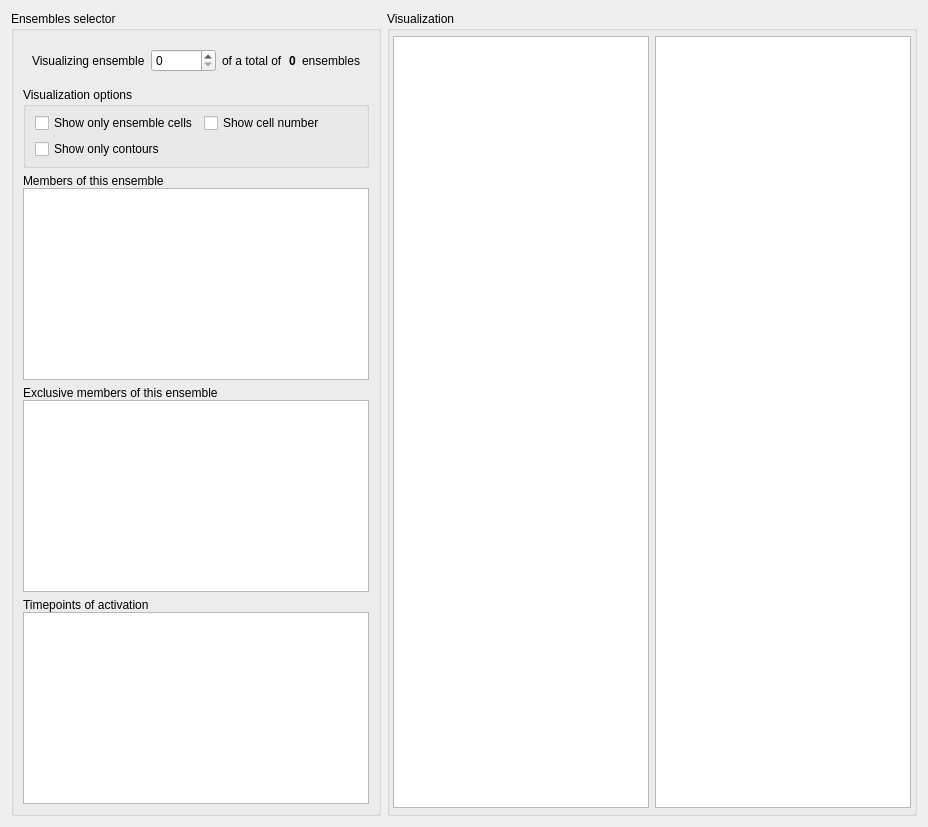
          <widget class="QWidget" name="tab_24">
           <attribute name="title">
            <string>General</string>
           </attribute>
           <layout class="QHBoxLayout" name="horizontalLayout_10">
            <item>
             <widget class="QGroupBox" name="groupBox_22">
              <property name="minimumSize">
               <size>
                <width>370</width>
                <height>0</height>
               </size>
              </property>
              <property name="maximumSize">
               <size>
                <width>370</width>
                <height>16777215</height>
               </size>
              </property>
              <property name="title">
               <string>Ensembles selector</string>
              </property>
              <layout class="QVBoxLayout" name="verticalLayout_27">
               <item>
                <widget class="QWidget" name="widget_12" native="true">
                 <layout class="QHBoxLayout" name="horizontalLayout_24">
                  <item>
                   <widget class="QLabel" name="label_42">
                    <property name="sizePolicy">
                     <sizepolicy hsizetype="Maximum" vsizetype="Preferred">
                      <horstretch>0</horstretch>
                      <verstretch>0</verstretch>
                     </sizepolicy>
                    </property>
                    <property name="text">
                     <string>Visualizing ensemble</string>
                    </property>
                   </widget>
                  </item>
                  <item>
                   <widget class="QSpinBox" name="envis_slide_selectedens">
                    <property name="toolTip">
                     <string>Select the index of the ensemble to visualize.</string>
                    </property>
                    <property name="correctionMode">
                     <enum>QAbstractSpinBox::CorrectToNearestValue</enum>
                    </property>
                    <property name="keyboardTracking">
                     <bool>false</bool>
                    </property>
                   </widget>
                  </item>
                  <item>
                   <widget class="QLabel" name="label_43">
                    <property name="sizePolicy">
                     <sizepolicy hsizetype="Maximum" vsizetype="Preferred">
                      <horstretch>0</horstretch>
                      <verstretch>0</verstretch>
                     </sizepolicy>
                    </property>
                    <property name="text">
                     <string>of a total of</string>
                    </property>
                   </widget>
                  </item>
                  <item>
                   <widget class="QLabel" name="ensvis_edit_numens">
                    <property name="sizePolicy">
                     <sizepolicy hsizetype="Maximum" vsizetype="Preferred">
                      <horstretch>0</horstretch>
                      <verstretch>0</verstretch>
                     </sizepolicy>
                    </property>
                    <property name="font">
                     <font>
                      <bold>true</bold>
                     </font>
                    </property>
                    <property name="text">
                     <string>0</string>
                    </property>
                   </widget>
                  </item>
                  <item>
                   <widget class="QLabel" name="label_45">
                    <property name="sizePolicy">
                     <sizepolicy hsizetype="Maximum" vsizetype="Preferred">
                      <horstretch>0</horstretch>
                      <verstretch>0</verstretch>
                     </sizepolicy>
                    </property>
                    <property name="text">
                     <string>ensembles</string>
                    </property>
                   </widget>
                  </item>
                 </layout>
                </widget>
               </item>
               <item>
                <widget class="QGroupBox" name="groupBox_31">
                 <property name="title">
                  <string>Visualization options</string>
                 </property>
                 <layout class="QGridLayout" name="gridLayout_4">
                  <property name="topMargin">
                   <number>6</number>
                  </property>
                  <property name="bottomMargin">
                   <number>6</number>
                  </property>
                  <property name="verticalSpacing">
                   <number>6</number>
                  </property>
                  <item row="1" column="0">
                   <widget class="QCheckBox" name="ensvis_check_onlyens">
                    <property name="toolTip">
                     <string>When checked, the map only shows the cells in the current ensemble. When not selected the map show all the recorded cells.</string>
                    </property>
                    <property name="text">
                     <string>Show only ensemble cells</string>
                    </property>
                   </widget>
                  </item>
                  <item row="1" column="1">
                   <widget class="QCheckBox" name="ensvis_check_cellnum">
                    <property name="toolTip">
                     <string>Change to show/hide the index number of every cell (base 0)</string>
                    </property>
                    <property name="text">
                     <string>Show cell number</string>
                    </property>
                   </widget>
                  </item>
                  <item row="2" column="0">
                   <widget class="QCheckBox" name="ensvis_check_onlycont">
                    <property name="toolTip">
                     <string>When selected the neurons are shown as empty circles. When not selected the cells are shown as filled circles.</string>
                    </property>
                    <property name="text">
                     <string>Show only contours</string>
                    </property>
                   </widget>
                  </item>
                 </layout>
                </widget>
               </item>
               <item>
                <widget class="QWidget" name="widget_36" native="true">
                 <layout class="QVBoxLayout" name="verticalLayout_86">
                  <property name="spacing">
                   <number>0</number>
                  </property>
                  <property name="leftMargin">
                   <number>0</number>
                  </property>
                  <property name="topMargin">
                   <number>0</number>
                  </property>
                  <property name="rightMargin">
                   <number>0</number>
                  </property>
                  <property name="bottomMargin">
                   <number>0</number>
                  </property>
                  <item>
                   <widget class="QLabel" name="label_11">
                    <property name="toolTip">
                     <string>Index of the cells that belongs to the selected ensemble (base 0).</string>
                    </property>
                    <property name="toolTipDuration">
                     <number>5000</number>
                    </property>
                    <property name="text">
                     <string>Members of this ensemble</string>
                    </property>
                   </widget>
                  </item>
                  <item>
                   <widget class="QTextEdit" name="ensvis_edit_members">
                    <property name="toolTip">
                     <string/>
                    </property>
                    <property name="readOnly">
                     <bool>true</bool>
                    </property>
                   </widget>
                  </item>
                 </layout>
                </widget>
               </item>
               <item>
                <widget class="QWidget" name="widget_35" native="true">
                 <layout class="QVBoxLayout" name="verticalLayout_85">
                  <property name="spacing">
                   <number>0</number>
                  </property>
                  <property name="leftMargin">
                   <number>0</number>
                  </property>
                  <property name="topMargin">
                   <number>0</number>
                  </property>
                  <property name="rightMargin">
                   <number>0</number>
                  </property>
                  <property name="bottomMargin">
                   <number>0</number>
                  </property>
                  <item>
                   <widget class="QLabel" name="label_15">
                    <property name="toolTip">
                     <string>Index of the cells that belong only to the selected ensemble (base 0).</string>
                    </property>
                    <property name="toolTipDuration">
                     <number>5000</number>
                    </property>
                    <property name="text">
                     <string>Exclusive members of this ensemble</string>
                    </property>
                   </widget>
                  </item>
                  <item>
                   <widget class="QTextEdit" name="ensvis_edit_exclusive">
                    <property name="undoRedoEnabled">
                     <bool>true</bool>
                    </property>
                    <property name="readOnly">
                     <bool>true</bool>
                    </property>
                   </widget>
                  </item>
                 </layout>
                </widget>
               </item>
               <item>
                <widget class="QWidget" name="widget_34" native="true">
                 <layout class="QVBoxLayout" name="verticalLayout_84">
                  <property name="spacing">
                   <number>0</number>
                  </property>
                  <property name="leftMargin">
                   <number>0</number>
                  </property>
                  <property name="topMargin">
                   <number>0</number>
                  </property>
                  <property name="rightMargin">
                   <number>0</number>
                  </property>
                  <property name="bottomMargin">
                   <number>0</number>
                  </property>
                  <item>
                   <widget class="QLabel" name="label_12">
                    <property name="toolTip">
                     <string>&lt;html&gt;&lt;head/&gt;&lt;body&gt;&lt;p&gt;Timepoints of activation of the selected ensemble, in the same temporal unit of the input Binary Neuronal Activity data.&lt;/p&gt;&lt;p&gt;It is the index of every 1 in the rasterplot for this ensemble (base 0).&lt;/p&gt;&lt;/body&gt;&lt;/html&gt;</string>
                    </property>
                    <property name="toolTipDuration">
                     <number>5000</number>
                    </property>
                    <property name="text">
                     <string>Timepoints of activation</string>
                    </property>
                   </widget>
                  </item>
                  <item>
                   <widget class="QTextEdit" name="ensvis_edit_timepoints"/>
                  </item>
                 </layout>
                </widget>
               </item>
              </layout>
             </widget>
            </item>
            <item>
             <widget class="QGroupBox" name="groupBox_24">
              <property name="title">
               <string>Visualization</string>
              </property>
              <layout class="QHBoxLayout" name="horizontalLayout_9">
               <property name="leftMargin">
                <number>3</number>
               </property>
               <property name="topMargin">
                <number>5</number>
               </property>
               <property name="rightMargin">
                <number>3</number>
               </property>
               <property name="bottomMargin">
                <number>5</number>
               </property>
               <item>
                <widget class="MatplotlibWidget" name="ensvis_plot_map"/>
               </item>
               <item>
                <widget class="MatplotlibWidget" name="ensvis_plot_raster"/>
               </item>
              </layout>
             </widget>
            </item>
           </layout>
          </widget>
